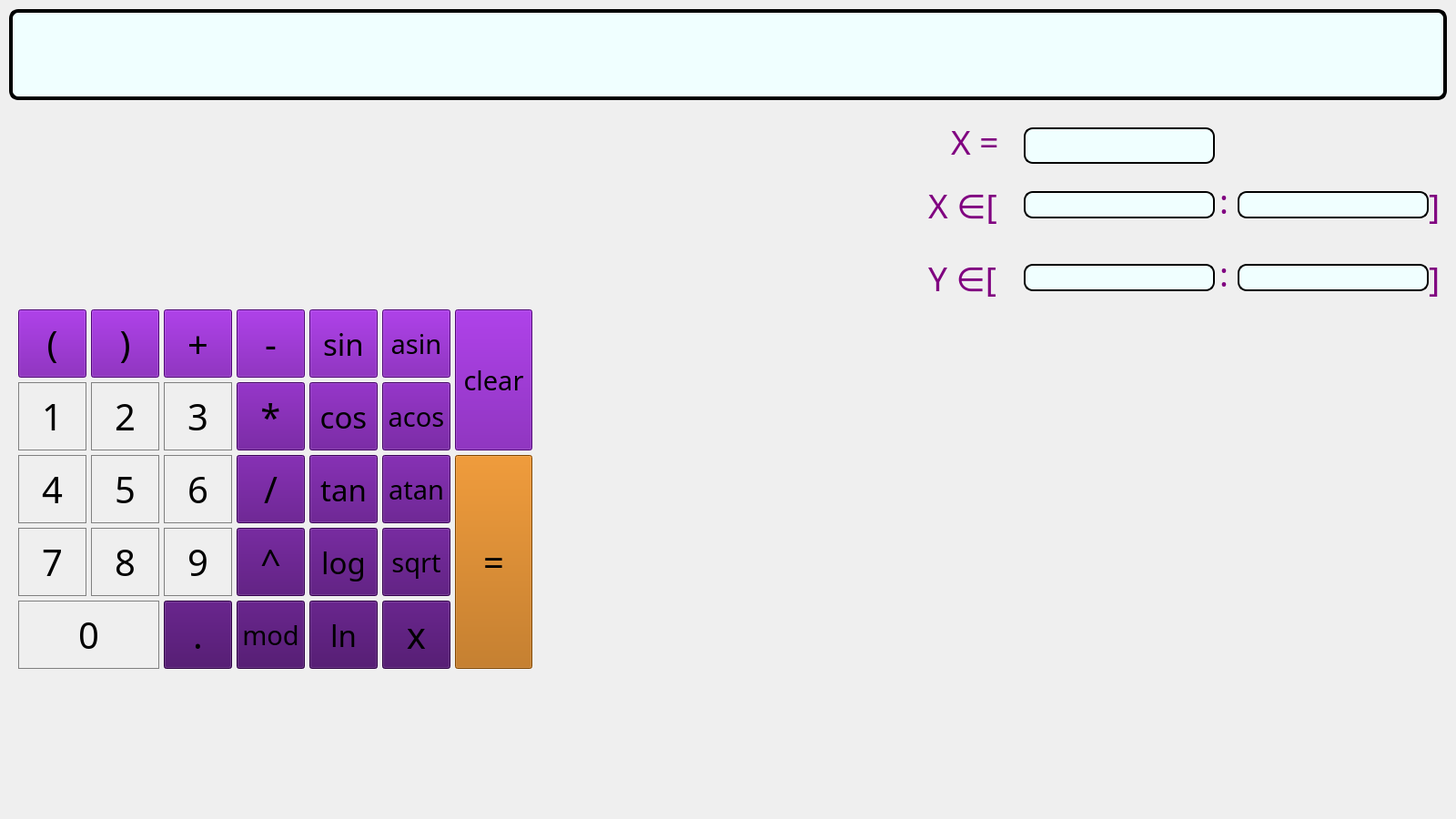
<?xml version="1.0" encoding="UTF-8"?>
<ui version="4.0">
 <class>Window_One</class>
 <widget class="QWidget" name="Window_One">
  <property name="geometry">
   <rect>
    <x>0</x>
    <y>0</y>
    <width>1600</width>
    <height>900</height>
   </rect>
  </property>
  <property name="windowTitle">
   <string>Form</string>
  </property>
  <widget class="QCustomPlot" name="plot" native="true">
   <property name="enabled">
    <bool>false</bool>
   </property>
   <property name="geometry">
    <rect>
     <x>1020</x>
     <y>340</y>
     <width>560</width>
     <height>485</height>
    </rect>
   </property>
  </widget>
  <widget class="QLabel" name="Result">
   <property name="geometry">
    <rect>
     <x>10</x>
     <y>10</y>
     <width>1580</width>
     <height>100</height>
    </rect>
   </property>
   <property name="font">
    <font>
     <family>Nasalization</family>
     <pointsize>28</pointsize>
     <italic>false</italic>
     <bold>false</bold>
    </font>
   </property>
   <property name="styleSheet">
    <string notr="true">    border-style: outset;
    border-width: 4px;
    border-radius: 10px;
    border-color: black;
    min-width: 10em;
	background-color: Azure;</string>
   </property>
   <property name="text">
    <string/>
   </property>
  </widget>
  <widget class="QPushButton" name="button_1">
   <property name="geometry">
    <rect>
     <x>20</x>
     <y>420</y>
     <width>75</width>
     <height>75</height>
    </rect>
   </property>
   <property name="font">
    <font>
     <family>Nasalization</family>
     <pointsize>30</pointsize>
    </font>
   </property>
   <property name="styleSheet">
    <string notr="true">QPushButton {
   border: 1px solid gray;
}
QPushButton:pressed {
    background-color: qlineargradient(x1: 0, y1: 0, x2: 0, y2: 1,
                                      stop: 0 #dadbde, stop: 1 #f6f7fa);
}</string>
   </property>
   <property name="text">
    <string>1</string>
   </property>
  </widget>
  <widget class="QPushButton" name="button_4">
   <property name="geometry">
    <rect>
     <x>20</x>
     <y>500</y>
     <width>75</width>
     <height>75</height>
    </rect>
   </property>
   <property name="font">
    <font>
     <family>Nasalization</family>
     <pointsize>30</pointsize>
    </font>
   </property>
   <property name="styleSheet">
    <string notr="true">QPushButton {
   border: 1px solid gray;
}
QPushButton:pressed {
    background-color: qlineargradient(x1: 0, y1: 0, x2: 0, y2: 1,
                                      stop: 0 #dadbde, stop: 1 #f6f7fa);
}</string>
   </property>
   <property name="text">
    <string>4</string>
   </property>
  </widget>
  <widget class="QPushButton" name="button_2">
   <property name="geometry">
    <rect>
     <x>100</x>
     <y>420</y>
     <width>75</width>
     <height>75</height>
    </rect>
   </property>
   <property name="font">
    <font>
     <family>Nasalization</family>
     <pointsize>30</pointsize>
    </font>
   </property>
   <property name="styleSheet">
    <string notr="true">QPushButton {
   border: 1px solid gray;
}
QPushButton:pressed {
    background-color: qlineargradient(x1: 0, y1: 0, x2: 0, y2: 1,
                                      stop: 0 #dadbde, stop: 1 #f6f7fa);
}</string>
   </property>
   <property name="text">
    <string>2</string>
   </property>
  </widget>
  <widget class="QPushButton" name="button_3">
   <property name="geometry">
    <rect>
     <x>180</x>
     <y>420</y>
     <width>75</width>
     <height>75</height>
    </rect>
   </property>
   <property name="font">
    <font>
     <family>Nasalization</family>
     <pointsize>30</pointsize>
    </font>
   </property>
   <property name="styleSheet">
    <string notr="true">QPushButton {
   border: 1px solid gray;
}
QPushButton:pressed {
    background-color: qlineargradient(x1: 0, y1: 0, x2: 0, y2: 1,
                                      stop: 0 #dadbde, stop: 1 #f6f7fa);
}</string>
   </property>
   <property name="text">
    <string>3</string>
   </property>
  </widget>
  <widget class="QPushButton" name="button_6">
   <property name="geometry">
    <rect>
     <x>180</x>
     <y>500</y>
     <width>75</width>
     <height>75</height>
    </rect>
   </property>
   <property name="font">
    <font>
     <family>Nasalization</family>
     <pointsize>30</pointsize>
    </font>
   </property>
   <property name="styleSheet">
    <string notr="true">QPushButton {
   border: 1px solid gray;
}
QPushButton:pressed {
    background-color: qlineargradient(x1: 0, y1: 0, x2: 0, y2: 1,
                                      stop: 0 #dadbde, stop: 1 #f6f7fa);
}</string>
   </property>
   <property name="text">
    <string>6</string>
   </property>
  </widget>
  <widget class="QPushButton" name="button_5">
   <property name="geometry">
    <rect>
     <x>100</x>
     <y>500</y>
     <width>75</width>
     <height>75</height>
    </rect>
   </property>
   <property name="font">
    <font>
     <family>Nasalization</family>
     <pointsize>30</pointsize>
    </font>
   </property>
   <property name="styleSheet">
    <string notr="true">QPushButton {
   border: 1px solid gray;
}
QPushButton:pressed {
    background-color: qlineargradient(x1: 0, y1: 0, x2: 0, y2: 1,
                                      stop: 0 #dadbde, stop: 1 #f6f7fa);
}</string>
   </property>
   <property name="text">
    <string>5</string>
   </property>
  </widget>
  <widget class="QPushButton" name="button_7">
   <property name="geometry">
    <rect>
     <x>20</x>
     <y>580</y>
     <width>75</width>
     <height>75</height>
    </rect>
   </property>
   <property name="font">
    <font>
     <family>Nasalization</family>
     <pointsize>30</pointsize>
    </font>
   </property>
   <property name="styleSheet">
    <string notr="true">QPushButton {
   border: 1px solid gray;
}
QPushButton:pressed {
    background-color: qlineargradient(x1: 0, y1: 0, x2: 0, y2: 1,
                                      stop: 0 #dadbde, stop: 1 #f6f7fa);
}</string>
   </property>
   <property name="text">
    <string>7</string>
   </property>
  </widget>
  <widget class="QPushButton" name="button_8">
   <property name="geometry">
    <rect>
     <x>100</x>
     <y>580</y>
     <width>75</width>
     <height>75</height>
    </rect>
   </property>
   <property name="font">
    <font>
     <family>Nasalization</family>
     <pointsize>30</pointsize>
    </font>
   </property>
   <property name="styleSheet">
    <string notr="true">QPushButton {
   border: 1px solid gray;
}
QPushButton:pressed {
    background-color: qlineargradient(x1: 0, y1: 0, x2: 0, y2: 1,
                                      stop: 0 #dadbde, stop: 1 #f6f7fa);
}</string>
   </property>
   <property name="text">
    <string>8</string>
   </property>
  </widget>
  <widget class="QPushButton" name="button_9">
   <property name="geometry">
    <rect>
     <x>180</x>
     <y>580</y>
     <width>75</width>
     <height>75</height>
    </rect>
   </property>
   <property name="font">
    <font>
     <family>Nasalization</family>
     <pointsize>30</pointsize>
    </font>
   </property>
   <property name="styleSheet">
    <string notr="true">QPushButton {
   border: 1px solid gray;
}
QPushButton:pressed {
    background-color: qlineargradient(x1: 0, y1: 0, x2: 0, y2: 1,
                                      stop: 0 #dadbde, stop: 1 #f6f7fa);
}</string>
   </property>
   <property name="text">
    <string>9</string>
   </property>
  </widget>
  <widget class="QPushButton" name="button_0">
   <property name="geometry">
    <rect>
     <x>20</x>
     <y>660</y>
     <width>155</width>
     <height>75</height>
    </rect>
   </property>
   <property name="font">
    <font>
     <family>Nasalization</family>
     <pointsize>30</pointsize>
    </font>
   </property>
   <property name="styleSheet">
    <string notr="true">QPushButton {
   border: 1px solid gray;
}
QPushButton:pressed {
    background-color: qlineargradient(x1: 0, y1: 0, x2: 0, y2: 1,
                                      stop: 0 #dadbde, stop: 1 #f6f7fa);
}</string>
   </property>
   <property name="text">
    <string>0</string>
   </property>
  </widget>
  <widget class="QPushButton" name="button_point">
   <property name="geometry">
    <rect>
     <x>180</x>
     <y>660</y>
     <width>75</width>
     <height>75</height>
    </rect>
   </property>
   <property name="font">
    <font>
     <family>Nasalization</family>
     <pointsize>30</pointsize>
    </font>
   </property>
   <property name="styleSheet">
    <string notr="true">background-color: #400261</string>
   </property>
   <property name="text">
    <string>.</string>
   </property>
  </widget>
  <widget class="QPushButton" name="button_rb">
   <property name="geometry">
    <rect>
     <x>100</x>
     <y>340</y>
     <width>75</width>
     <height>75</height>
    </rect>
   </property>
   <property name="font">
    <font>
     <family>Nasalization</family>
     <pointsize>30</pointsize>
    </font>
   </property>
   <property name="styleSheet">
    <string notr="true">background-color: #6F07A6</string>
   </property>
   <property name="text">
    <string>)</string>
   </property>
  </widget>
  <widget class="QPushButton" name="button_lb">
   <property name="geometry">
    <rect>
     <x>20</x>
     <y>340</y>
     <width>75</width>
     <height>75</height>
    </rect>
   </property>
   <property name="font">
    <font>
     <family>Nasalization</family>
     <pointsize>30</pointsize>
    </font>
   </property>
   <property name="styleSheet">
    <string notr="true">background-color: #6F07A6</string>
   </property>
   <property name="text">
    <string>(</string>
   </property>
  </widget>
  <widget class="QPushButton" name="button_x">
   <property name="geometry">
    <rect>
     <x>420</x>
     <y>660</y>
     <width>75</width>
     <height>75</height>
    </rect>
   </property>
   <property name="font">
    <font>
     <family>Nasalization</family>
     <pointsize>30</pointsize>
    </font>
   </property>
   <property name="styleSheet">
    <string notr="true">background-color: #400261</string>
   </property>
   <property name="text">
    <string>x</string>
   </property>
  </widget>
  <widget class="QPushButton" name="button_plus">
   <property name="geometry">
    <rect>
     <x>180</x>
     <y>340</y>
     <width>75</width>
     <height>75</height>
    </rect>
   </property>
   <property name="font">
    <font>
     <family>Nasalization</family>
     <pointsize>30</pointsize>
    </font>
   </property>
   <property name="styleSheet">
    <string notr="true">background-color: #6F07A6</string>
   </property>
   <property name="text">
    <string>+</string>
   </property>
  </widget>
  <widget class="QPushButton" name="button_mult">
   <property name="geometry">
    <rect>
     <x>260</x>
     <y>420</y>
     <width>75</width>
     <height>75</height>
    </rect>
   </property>
   <property name="font">
    <font>
     <family>Nasalization</family>
     <pointsize>30</pointsize>
    </font>
   </property>
   <property name="styleSheet">
    <string notr="true">background-color: #5E048D</string>
   </property>
   <property name="text">
    <string>*</string>
   </property>
  </widget>
  <widget class="QPushButton" name="button_pow">
   <property name="geometry">
    <rect>
     <x>260</x>
     <y>580</y>
     <width>75</width>
     <height>75</height>
    </rect>
   </property>
   <property name="font">
    <font>
     <family>Nasalization</family>
     <pointsize>30</pointsize>
    </font>
   </property>
   <property name="styleSheet">
    <string notr="true">background-color: #4A036F</string>
   </property>
   <property name="text">
    <string>^</string>
   </property>
  </widget>
  <widget class="QPushButton" name="button_minus">
   <property name="geometry">
    <rect>
     <x>260</x>
     <y>340</y>
     <width>75</width>
     <height>75</height>
    </rect>
   </property>
   <property name="font">
    <font>
     <family>Nasalization</family>
     <pointsize>30</pointsize>
    </font>
   </property>
   <property name="styleSheet">
    <string notr="true">background-color: #6F07A6</string>
   </property>
   <property name="text">
    <string>-</string>
   </property>
  </widget>
  <widget class="QPushButton" name="button_mod">
   <property name="geometry">
    <rect>
     <x>260</x>
     <y>660</y>
     <width>75</width>
     <height>75</height>
    </rect>
   </property>
   <property name="font">
    <font>
     <family>Nasalization</family>
     <pointsize>22</pointsize>
    </font>
   </property>
   <property name="styleSheet">
    <string notr="true">background-color: #400261</string>
   </property>
   <property name="text">
    <string>mod</string>
   </property>
  </widget>
  <widget class="QPushButton" name="button_div">
   <property name="geometry">
    <rect>
     <x>260</x>
     <y>500</y>
     <width>75</width>
     <height>75</height>
    </rect>
   </property>
   <property name="font">
    <font>
     <family>Nasalization</family>
     <pointsize>30</pointsize>
    </font>
   </property>
   <property name="styleSheet">
    <string notr="true">background-color: #54037E</string>
   </property>
   <property name="text">
    <string>/</string>
   </property>
  </widget>
  <widget class="QPushButton" name="button_sin">
   <property name="geometry">
    <rect>
     <x>340</x>
     <y>340</y>
     <width>75</width>
     <height>75</height>
    </rect>
   </property>
   <property name="font">
    <font>
     <family>Nasalization</family>
     <pointsize>25</pointsize>
    </font>
   </property>
   <property name="styleSheet">
    <string notr="true">background-color: #6F07A6</string>
   </property>
   <property name="text">
    <string>sin</string>
   </property>
  </widget>
  <widget class="QPushButton" name="button_cos">
   <property name="geometry">
    <rect>
     <x>340</x>
     <y>420</y>
     <width>75</width>
     <height>75</height>
    </rect>
   </property>
   <property name="font">
    <font>
     <family>Nasalization</family>
     <pointsize>25</pointsize>
    </font>
   </property>
   <property name="styleSheet">
    <string notr="true">background-color: #5E048D</string>
   </property>
   <property name="text">
    <string>cos</string>
   </property>
  </widget>
  <widget class="QPushButton" name="button_tan">
   <property name="geometry">
    <rect>
     <x>340</x>
     <y>500</y>
     <width>75</width>
     <height>75</height>
    </rect>
   </property>
   <property name="font">
    <font>
     <family>Nasalization</family>
     <pointsize>25</pointsize>
    </font>
   </property>
   <property name="styleSheet">
    <string notr="true">background-color: #54037E</string>
   </property>
   <property name="text">
    <string>tan</string>
   </property>
  </widget>
  <widget class="QPushButton" name="button_asin">
   <property name="geometry">
    <rect>
     <x>420</x>
     <y>340</y>
     <width>75</width>
     <height>75</height>
    </rect>
   </property>
   <property name="font">
    <font>
     <family>Nasalization</family>
     <pointsize>22</pointsize>
    </font>
   </property>
   <property name="styleSheet">
    <string notr="true">background-color: #6F07A6</string>
   </property>
   <property name="text">
    <string>asin</string>
   </property>
  </widget>
  <widget class="QPushButton" name="button_atan">
   <property name="geometry">
    <rect>
     <x>420</x>
     <y>500</y>
     <width>75</width>
     <height>75</height>
    </rect>
   </property>
   <property name="font">
    <font>
     <family>Nasalization</family>
     <pointsize>22</pointsize>
    </font>
   </property>
   <property name="styleSheet">
    <string notr="true">background-color: #54037E</string>
   </property>
   <property name="text">
    <string>atan</string>
   </property>
  </widget>
  <widget class="QPushButton" name="button_acos">
   <property name="geometry">
    <rect>
     <x>420</x>
     <y>420</y>
     <width>75</width>
     <height>75</height>
    </rect>
   </property>
   <property name="font">
    <font>
     <family>Nasalization</family>
     <pointsize>22</pointsize>
    </font>
   </property>
   <property name="styleSheet">
    <string notr="true">background-color: #5E048D</string>
   </property>
   <property name="text">
    <string>acos</string>
   </property>
  </widget>
  <widget class="QPushButton" name="button_sqrt">
   <property name="geometry">
    <rect>
     <x>420</x>
     <y>580</y>
     <width>75</width>
     <height>75</height>
    </rect>
   </property>
   <property name="font">
    <font>
     <family>Nasalization</family>
     <pointsize>22</pointsize>
    </font>
   </property>
   <property name="styleSheet">
    <string notr="true">background-color: #4A036F</string>
   </property>
   <property name="text">
    <string>sqrt</string>
   </property>
  </widget>
  <widget class="QPushButton" name="button_log">
   <property name="geometry">
    <rect>
     <x>340</x>
     <y>580</y>
     <width>75</width>
     <height>75</height>
    </rect>
   </property>
   <property name="font">
    <font>
     <family>Nasalization</family>
     <pointsize>25</pointsize>
    </font>
   </property>
   <property name="styleSheet">
    <string notr="true">background-color: #4A036F</string>
   </property>
   <property name="text">
    <string>log</string>
   </property>
  </widget>
  <widget class="QPushButton" name="button_ln">
   <property name="geometry">
    <rect>
     <x>340</x>
     <y>660</y>
     <width>75</width>
     <height>75</height>
    </rect>
   </property>
   <property name="font">
    <font>
     <family>Nasalization</family>
     <pointsize>25</pointsize>
    </font>
   </property>
   <property name="styleSheet">
    <string notr="true">background-color: #400261</string>
   </property>
   <property name="text">
    <string>ln</string>
   </property>
  </widget>
  <widget class="QPushButton" name="button_eq">
   <property name="geometry">
    <rect>
     <x>500</x>
     <y>500</y>
     <width>85</width>
     <height>235</height>
    </rect>
   </property>
   <property name="font">
    <font>
     <family>Nasalization</family>
     <pointsize>30</pointsize>
    </font>
   </property>
   <property name="styleSheet">
    <string notr="true">background-color: #B56200</string>
   </property>
   <property name="text">
    <string>=</string>
   </property>
  </widget>
  <widget class="QPushButton" name="button_clear">
   <property name="geometry">
    <rect>
     <x>500</x>
     <y>340</y>
     <width>85</width>
     <height>155</height>
    </rect>
   </property>
   <property name="font">
    <font>
     <family>Nasalization</family>
     <pointsize>22</pointsize>
    </font>
   </property>
   <property name="styleSheet">
    <string notr="true">background-color: #6F07A6</string>
   </property>
   <property name="text">
    <string>clear</string>
   </property>
  </widget>
  <widget class="QLineEdit" name="line_x">
   <property name="geometry">
    <rect>
     <x>1125</x>
     <y>140</y>
     <width>210</width>
     <height>40</height>
    </rect>
   </property>
   <property name="styleSheet">
    <string notr="true">    border-style: outset;
    border-width: 2px;
    border-radius: 10px;
    border-color: black;
    font: bold 14px;
    min-width: 10em;
    padding: 6px;
	background-color: Azure;</string>
   </property>
  </widget>
  <widget class="QLabel" name="label_x_eq">
   <property name="geometry">
    <rect>
     <x>1045</x>
     <y>120</y>
     <width>70</width>
     <height>70</height>
    </rect>
   </property>
   <property name="font">
    <font>
     <family>Snap ITC</family>
     <pointsize>28</pointsize>
     <bold>false</bold>
    </font>
   </property>
   <property name="mouseTracking">
    <bool>false</bool>
   </property>
   <property name="styleSheet">
    <string notr="true">color: purple</string>
   </property>
   <property name="text">
    <string>X = </string>
   </property>
  </widget>
  <widget class="QLabel" name="label_x_in">
   <property name="geometry">
    <rect>
     <x>1020</x>
     <y>200</y>
     <width>100</width>
     <height>50</height>
    </rect>
   </property>
   <property name="font">
    <font>
     <family>Snap ITC</family>
     <pointsize>28</pointsize>
     <bold>false</bold>
    </font>
   </property>
   <property name="mouseTracking">
    <bool>false</bool>
   </property>
   <property name="styleSheet">
    <string notr="true">color: purple</string>
   </property>
   <property name="text">
    <string>X ∈[</string>
   </property>
  </widget>
  <widget class="QLabel" name="label_points_2">
   <property name="geometry">
    <rect>
     <x>1340</x>
     <y>195</y>
     <width>20</width>
     <height>50</height>
    </rect>
   </property>
   <property name="font">
    <font>
     <family>Snap ITC</family>
     <pointsize>28</pointsize>
     <bold>false</bold>
    </font>
   </property>
   <property name="mouseTracking">
    <bool>false</bool>
   </property>
   <property name="styleSheet">
    <string notr="true">color: purple</string>
   </property>
   <property name="text">
    <string>:</string>
   </property>
  </widget>
  <widget class="QLabel" name="label_rb_2">
   <property name="geometry">
    <rect>
     <x>1570</x>
     <y>200</y>
     <width>20</width>
     <height>50</height>
    </rect>
   </property>
   <property name="font">
    <font>
     <family>Snap ITC</family>
     <pointsize>28</pointsize>
     <bold>false</bold>
    </font>
   </property>
   <property name="mouseTracking">
    <bool>false</bool>
   </property>
   <property name="styleSheet">
    <string notr="true">color: purple</string>
   </property>
   <property name="text">
    <string>]</string>
   </property>
  </widget>
  <widget class="QLineEdit" name="line_x_from">
   <property name="geometry">
    <rect>
     <x>1125</x>
     <y>210</y>
     <width>210</width>
     <height>30</height>
    </rect>
   </property>
   <property name="styleSheet">
    <string notr="true">    border-style: outset;
    border-width: 2px;
    border-radius: 10px;
    border-color: black;
    font: bold 14px;
    min-width: 10em;
    padding: 6px;
	background-color: Azure;</string>
   </property>
  </widget>
  <widget class="QLineEdit" name="line_x_to">
   <property name="geometry">
    <rect>
     <x>1360</x>
     <y>210</y>
     <width>210</width>
     <height>30</height>
    </rect>
   </property>
   <property name="styleSheet">
    <string notr="true">    border-style: outset;
    border-width: 2px;
    border-radius: 10px;
    border-color: black;
    font: bold 14px;
    min-width: 10em;
    padding: 6px;
	background-color: Azure;</string>
   </property>
  </widget>
  <widget class="QLabel" name="label_rb">
   <property name="geometry">
    <rect>
     <x>1570</x>
     <y>280</y>
     <width>20</width>
     <height>50</height>
    </rect>
   </property>
   <property name="font">
    <font>
     <family>Snap ITC</family>
     <pointsize>28</pointsize>
     <bold>false</bold>
    </font>
   </property>
   <property name="mouseTracking">
    <bool>false</bool>
   </property>
   <property name="styleSheet">
    <string notr="true">color: purple</string>
   </property>
   <property name="text">
    <string>]</string>
   </property>
  </widget>
  <widget class="QLineEdit" name="line_y_to">
   <property name="geometry">
    <rect>
     <x>1360</x>
     <y>290</y>
     <width>210</width>
     <height>30</height>
    </rect>
   </property>
   <property name="styleSheet">
    <string notr="true">    border-style: outset;
    border-width: 2px;
    border-radius: 10px;
    border-color: black;
    font: bold 14px;
    min-width: 10em;
    padding: 6px;
	background-color: Azure;</string>
   </property>
  </widget>
  <widget class="QLabel" name="label_y_in">
   <property name="geometry">
    <rect>
     <x>1020</x>
     <y>280</y>
     <width>100</width>
     <height>50</height>
    </rect>
   </property>
   <property name="font">
    <font>
     <family>Snap ITC</family>
     <pointsize>28</pointsize>
     <bold>false</bold>
    </font>
   </property>
   <property name="mouseTracking">
    <bool>false</bool>
   </property>
   <property name="styleSheet">
    <string notr="true">color: purple</string>
   </property>
   <property name="text">
    <string>Y ∈[</string>
   </property>
  </widget>
  <widget class="QLineEdit" name="line_y_from">
   <property name="geometry">
    <rect>
     <x>1125</x>
     <y>290</y>
     <width>210</width>
     <height>30</height>
    </rect>
   </property>
   <property name="styleSheet">
    <string notr="true">    border-style: outset;
    border-width: 2px;
    border-radius: 10px;
    border-color: black;
    font: bold 14px;
    min-width: 10em;
    padding: 6px;
	background-color: Azure;</string>
   </property>
  </widget>
  <widget class="QLabel" name="label_points">
   <property name="geometry">
    <rect>
     <x>1340</x>
     <y>275</y>
     <width>20</width>
     <height>50</height>
    </rect>
   </property>
   <property name="font">
    <font>
     <family>Snap ITC</family>
     <pointsize>28</pointsize>
     <bold>false</bold>
    </font>
   </property>
   <property name="mouseTracking">
    <bool>false</bool>
   </property>
   <property name="styleSheet">
    <string notr="true">color: purple</string>
   </property>
   <property name="text">
    <string>:</string>
   </property>
  </widget>
  <widget class="QLabel" name="label_background">
   <property name="geometry">
    <rect>
     <x>0</x>
     <y>0</y>
     <width>1600</width>
     <height>900</height>
    </rect>
   </property>
   <property name="font">
    <font>
     <family>Nasalization</family>
    </font>
   </property>
   <property name="styleSheet">
    <string notr="true">color: purple</string>
   </property>
   <property name="text">
    <string/>
   </property>
   <property name="pixmap">
    <pixmap>images/calculator_background.jpg</pixmap>
   </property>
  </widget>
  <zorder>label_background</zorder>
  <zorder>plot</zorder>
  <zorder>Result</zorder>
  <zorder>button_1</zorder>
  <zorder>button_4</zorder>
  <zorder>button_2</zorder>
  <zorder>button_3</zorder>
  <zorder>button_6</zorder>
  <zorder>button_5</zorder>
  <zorder>button_7</zorder>
  <zorder>button_8</zorder>
  <zorder>button_9</zorder>
  <zorder>button_0</zorder>
  <zorder>button_point</zorder>
  <zorder>button_rb</zorder>
  <zorder>button_lb</zorder>
  <zorder>button_x</zorder>
  <zorder>button_plus</zorder>
  <zorder>button_mult</zorder>
  <zorder>button_pow</zorder>
  <zorder>button_minus</zorder>
  <zorder>button_mod</zorder>
  <zorder>button_div</zorder>
  <zorder>button_sin</zorder>
  <zorder>button_cos</zorder>
  <zorder>button_tan</zorder>
  <zorder>button_asin</zorder>
  <zorder>button_atan</zorder>
  <zorder>button_acos</zorder>
  <zorder>button_sqrt</zorder>
  <zorder>button_log</zorder>
  <zorder>button_ln</zorder>
  <zorder>button_eq</zorder>
  <zorder>button_clear</zorder>
  <zorder>line_x</zorder>
  <zorder>label_x_eq</zorder>
  <zorder>label_x_in</zorder>
  <zorder>label_points_2</zorder>
  <zorder>label_rb_2</zorder>
  <zorder>line_x_from</zorder>
  <zorder>line_x_to</zorder>
  <zorder>label_rb</zorder>
  <zorder>line_y_to</zorder>
  <zorder>label_y_in</zorder>
  <zorder>line_y_from</zorder>
  <zorder>label_points</zorder>
 </widget>
 <customwidgets>
  <customwidget>
   <class>QCustomPlot</class>
   <extends>QWidget</extends>
   <header>qcustomplot.h</header>
   <container>1</container>
  </customwidget>
 </customwidgets>
 <resources/>
 <connections/>
</ui>
